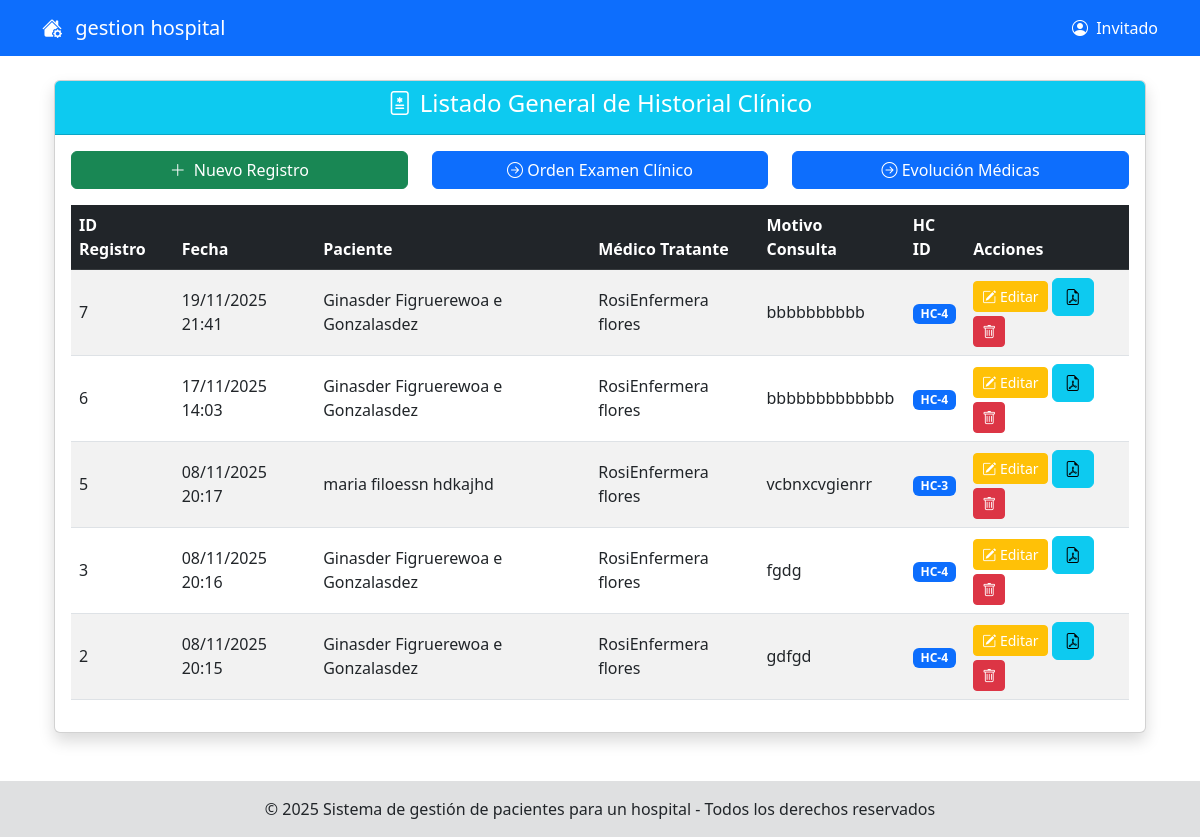
Page /modeloRol/medico/registroRepetidosPorCadaVisista/gestionHistorialMedico/indexHistorialMedico.php on the committed database.
### tables this page shows
CREATE TABLE `registro_medico` (
  `registro_medico_id` int(11) NOT NULL,
  `historia_clinica_id` int(11) NOT NULL,
  `fecha_registro` datetime NOT NULL DEFAULT current_timestamp(),
  `riesgos` text DEFAULT NULL,
  `motivo_consulta` text DEFAULT NULL,
  `enfermedad_actual` text DEFAULT NULL,
  `tiempo_enfermedad` varchar(100) DEFAULT NULL,
  `signos_sintomas` text DEFAULT NULL,
  `motivo_ultima_visita` text DEFAULT NULL,
  `ultima_visita_medica` date DEFAULT NULL
);

### modeloRol/medico/registroRepetidosPorCadaVisista/gestionHistorialMedico/indexHistorialMedico.php (called while the page is built, shortened)
<?php
include_once('./fromHistorialMedico.php');
$obj = new formHistorialClinica();
$obj->formHistorialClinicaShow();
?>

### modelo/conexion.php (called while the page is built, shortened)
<?php
class Conexion
{
    private static $instancia = null;
    private $connection;
    private $host = 'localhost';
    private $user = 'root';
    private $pass = '';
    private $dbName = 'opipitaltrabajo';
    private function __construct()
    {
        $this->connection = new mysqli($this->host, $this->user, $this->pass, $this->dbName);
        $this->connection->set_charset("utf8");
    }
    public static function getInstancia()
    {
        if (self::$instancia === null) {
            self::$instancia = new Conexion();
        }
        return self::$instancia;
    }
    public function getConnection()
    {
        return $this->connection;
    }
}
?>

### modelo/RegistroMedicoDAO.php (called while the page is built, shortened)
<?php
include_once('conexion.php');
class RegistroMedicoDAO
{
    private $connection;
    public function __construct() {
        $this->connection = Conexion::getInstancia()->getConnection();
    }
    public function obtenerTodosRegistros()
    {
        $sql = "SELECT
                    rm.registro_medico_id,
                    rm.historia_clinica_id,
                    rm.fecha_registro,
                    rm.riesgos,
                    rm.motivo_consulta,
                    rm.enfermedad_actual,
                    rm.tiempo_enfermedad,
                    rm.signos_sintomas,
                    rm.motivo_ultima_visita,
                    rm.ultima_visita_medica,
                    CONCAT(u_pac.nombre, ' ', u_pac.apellido_paterno, ' ', u_pac.apellido_materno) AS nombre_paciente,
                    CONCAT(u_trat.nombre, ' ', u_trat.apellido_paterno) AS nombre_tratante,
                    hc.fecha_creacion
                FROM registro_medico rm
                JOIN historia_clinica hc ON rm.historia_clinica_id = hc.historia_clinica_id
                JOIN pacientes p ON hc.id_paciente = p.id_paciente
                JOIN usuarios u_pac ON p.id_usuario = u_pac.id_usuario
                JOIN usuarios u_trat ON hc.dr_tratante_id = u_trat.id_usuario
                ORDER BY rm.fecha_registro DESC";
        $resultado = $this->connection->query($sql);
        $registros = [];
        if ($resultado) {
            while ($fila = $resultado->fetch_assoc()) {
                $registros[] = $fila;
            }
        }
        return $registros;
    }
}
?>

### modeloRol/medico/registroRepetidosPorCadaVisista/gestionHistorialMedico/fromHistorialMedico.php (the view, shortened to what this page needs)
<?php
include_once("../../../../shared/pantalla.php");
include_once("../../../../modelo/RegistroMedicoDAO.php");
class formHistorialClinica extends pantalla
{
    private $objDAO;
    public function __construct() {
        $this->objDAO = new RegistroMedicoDAO();
    }
    public function formHistorialClinicaShow()
    {
        $listaRegistros = $this->objDAO->obtenerTodosRegistros();
?>
<div class="container mt-4">
    <div class="card shadow">
        <div class="card-header bg-info text-white text-center">
            <h4><i class="bi bi-file-medical me-2"></i>Listado General de Historial Clínico</h4>
        </div>
        <div class="card-body">
            <div class="row mb-3">
    <div class="col-md-4 text-start">
        <a href="./agregarHistorialMedico/indexAgregarHistorialMedico.php" class="btn btn-success w-100">
            <i class="bi bi-plus-lg me-2"></i>Nuevo Registro
        </a>
    </div>
    <div class="col-md-4 text-center">
        <a href="../gestionOrdenExamenClinicoPaciente/indexOrdenExamenClinico.php" class="btn btn-primary w-100">
            <i class="bi bi-arrow-right-circle"></i> Orden Examen Clínico
        </a>
    </div>
    <div class="col-md-4 text-end">
        <a href="../gestionEvolucionPaciente/indexEvolucionPaciente.php" class="btn btn-primary w-100">
            <i class="bi bi-arrow-right-circle"></i> Evolución Médicas
        </a>
    </div>
</div>
            <div class="table-responsive">
                <table class="table table-striped table-hover align-middle">
                    <thead>
                        <tr class="table-dark">
                            <th>ID Registro</th>
                            <th>Fecha</th>
                            <th>Paciente</th>
                            <th>Médico Tratante</th>
                            <th>Motivo Consulta</th>
                            <th>HC ID</th>
                            <th>Acciones</th>
                        </tr>
                    </thead>
                    <tbody>
                        <?php if (count($listaRegistros) > 0) {
                            foreach ($listaRegistros as $registro) { ?>
                                <tr>
                                    <td><?php echo htmlspecialchars($registro['registro_medico_id']); ?></td>
                                    <td><?php echo date('d/m/Y H:i', strtotime($registro['fecha_registro'])); ?></td>
                                    <td><?php echo htmlspecialchars($registro['nombre_paciente']); ?></td>
                                    <td><?php echo htmlspecialchars($registro['nombre_tratante']); ?></td>
                                    <td>
                                        <?php
                                        $motivoConsulta = htmlspecialchars($registro['motivo_consulta'] ?? '');
                                        echo strlen($motivoConsulta) > 50 ? substr($motivoConsulta, 0, 50) . '...' : $motivoConsulta;
                                        ?>
                                    </td>
                                    <td>
                                        <span class="badge bg-primary">HC-<?php echo htmlspecialchars($registro['historia_clinica_id']); ?></span>
                                    </td>
                                    <td>
                                            <a href="./editarHistorialMedico/indexEditarHistorialMedico.php?reg_id=<?php echo htmlspecialchars($registro['registro_medico_id']); ?>"
                                            class="btn btn-sm btn-warning text-white" title="Editar registro">
                                            <i class="bi bi-pencil-square"></i> Editar
                                            </a>
                                                <a href="./gereraHistorialPacientePDF/indexGenerarHistorialPacientePDF.php?id=<?php echo htmlspecialchars($registro['registro_medico_id']); ?>"
                                                target="_blank" class="btn btn-info" title="Generar PDF">
                                                    <i class="bi bi-file-earmark-pdf"></i>
                                                </a>
                                        <button onclick="confirmarEliminarRegistro(<?php echo htmlspecialchars($registro['registro_medico_id']); ?>)"
                                                class="btn btn-sm btn-danger" title="Eliminar">
                                            <i class="bi bi-trash"></i>
                                        </button>
                                    </td>
                                </tr>
                            <?php }
                        } ?>
                    </tbody>
                </table>
                </div>
        </div>
    </div>
</div>
<?php
    }
}
?>

### rows in the picture
registro_medico: registro_medico_id "7", fecha_registro "19/11/2025 21:41", nombre_paciente "Ginasder Figruerewoa e Gonzalasdez", nombre_tratante "RosiEnfermera flores", motivo_consulta "bbbbbbbbbb", historia_clinica "4"
registro_medico: registro_medico_id "6", fecha_registro "17/11/2025 14:03", nombre_paciente "Ginasder Figruerewoa e Gonzalasdez", nombre_tratante "RosiEnfermera flores", motivo_consulta "bbbbbbbbbbbbb", historia_clinica "4"
registro_medico: registro_medico_id "5", fecha_registro "08/11/2025 20:17", nombre_paciente "maria filoessn hdkajhd", nombre_tratante "RosiEnfermera flores", motivo_consulta "vcbnxcvgienrr", historia_clinica "3"
registro_medico: registro_medico_id "3", fecha_registro "08/11/2025 20:16", nombre_paciente "Ginasder Figruerewoa e Gonzalasdez", nombre_tratante "RosiEnfermera flores", motivo_consulta "fgdg", historia_clinica "4"
registro_medico: registro_medico_id "2", fecha_registro "08/11/2025 20:15", nombre_paciente "Ginasder Figruerewoa e Gonzalasdez", nombre_tratante "RosiEnfermera flores", motivo_consulta "gdfgd", historia_clinica "4"

### other values in the picture
$_SESSION['login'] "Invitado"
